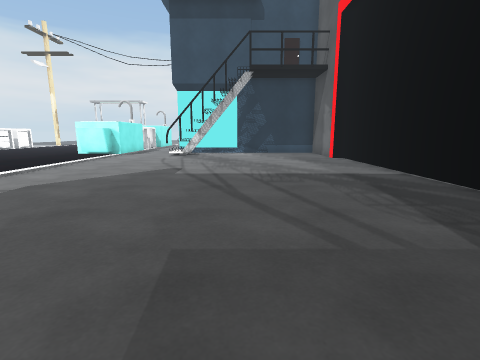
[1] (above)

23 first-person views from a walk through a scene from a Unity 3-D project. The camera is 1.2 m above the floor, tilts 10° down and sees 85° across. The floor is counted in squares, 1 m on a side. Each view is taken from the middle of a square. On the plan, view 1 faces up. The plan holds only what a view shows up to about 12 squares ahead; the rest is blank. The place goes on beyond the plan. The player character is not drawn. Surface patterns are stand-ins for the level's own textures.

[2]
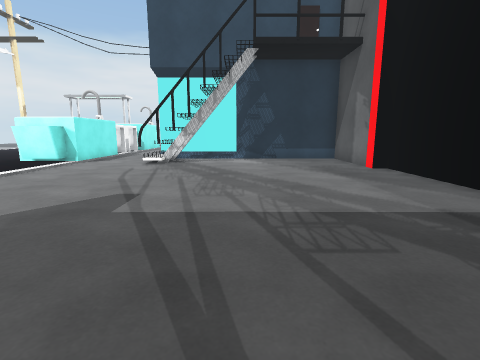

[3]
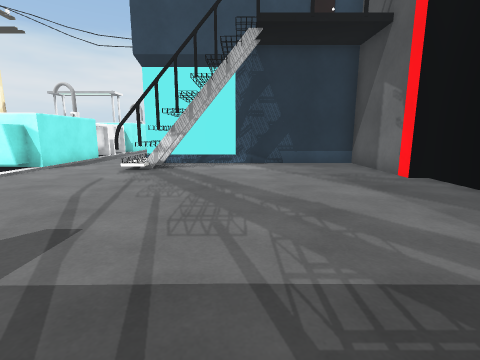

[4]
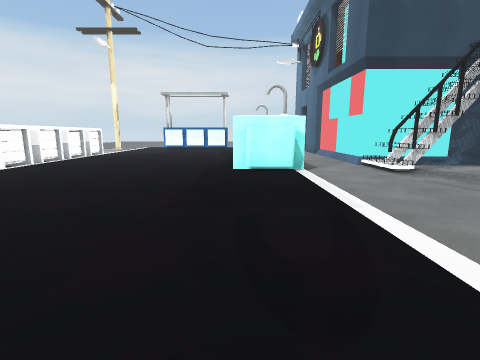

[5]
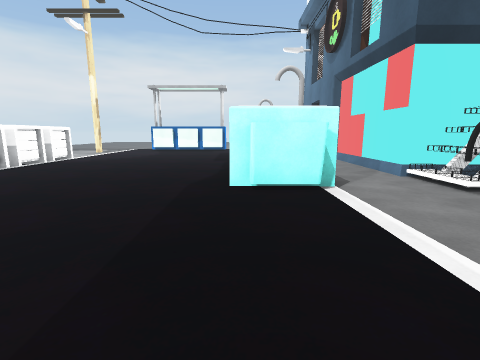

[6]
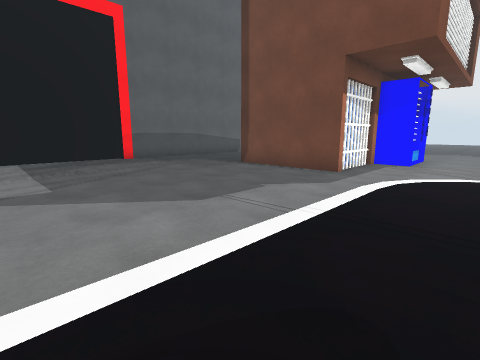

[7]
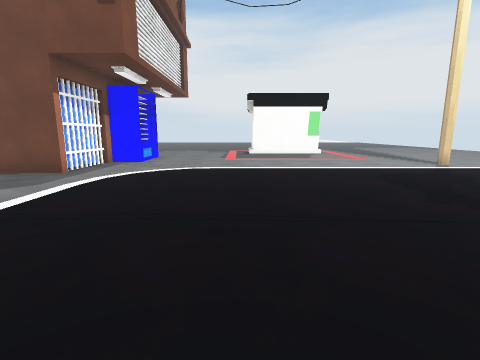

[8]
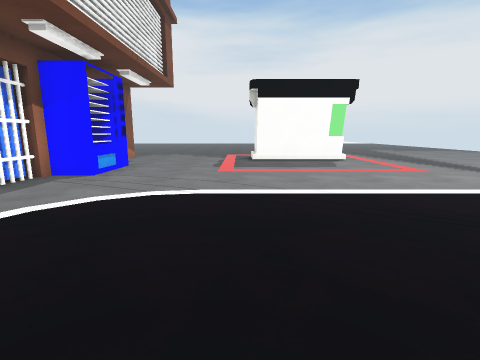

[9]
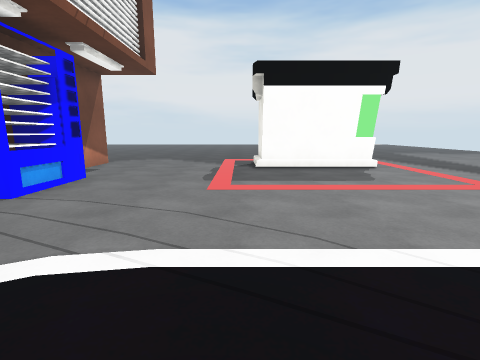

[10]
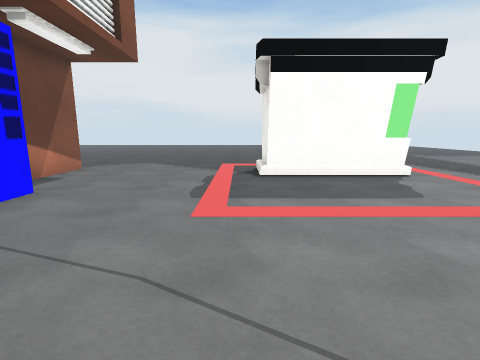

[11]
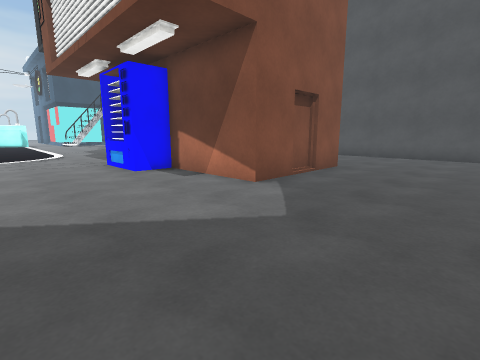

[12]
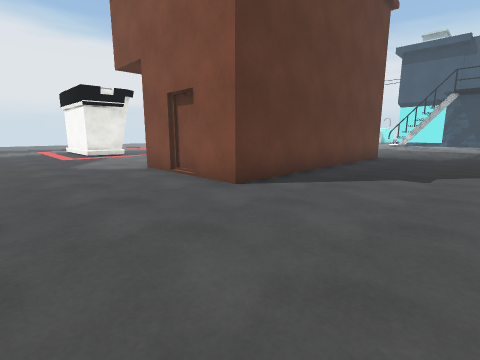

[13]
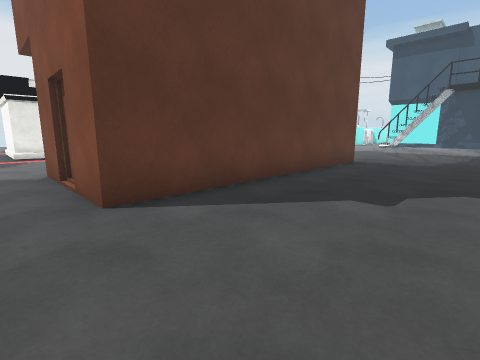

[14]
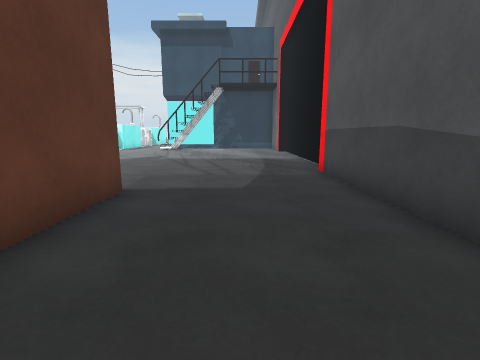

[15]
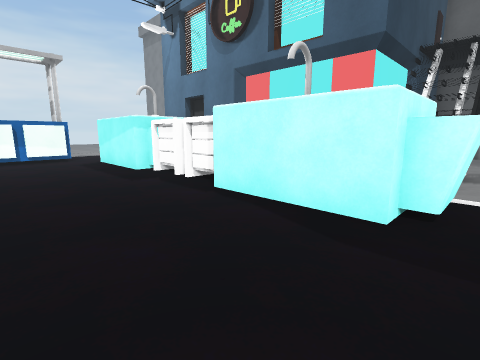

[16]
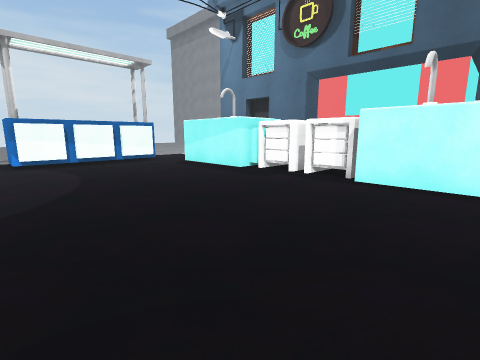

[17]
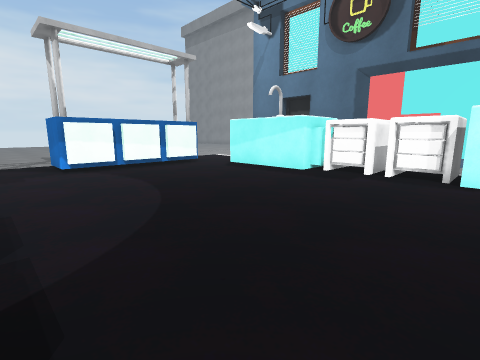

[18]
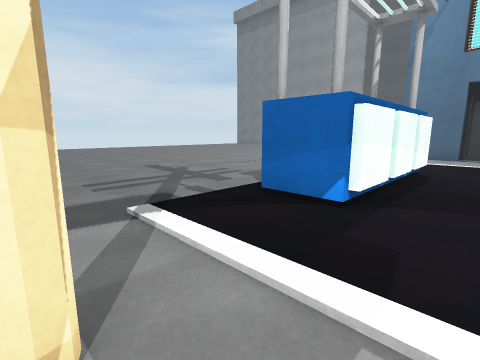

[19]
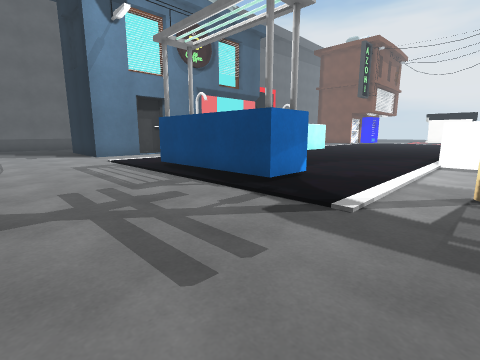

[20]
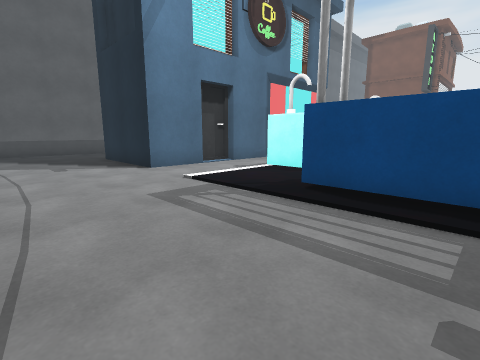

[21]
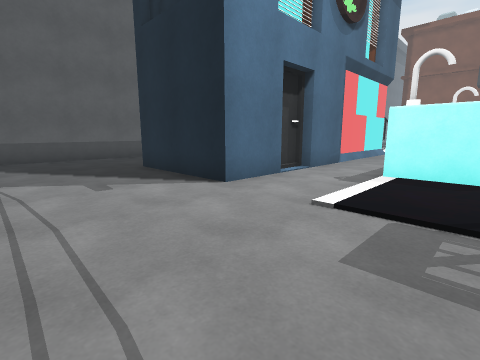

[22]
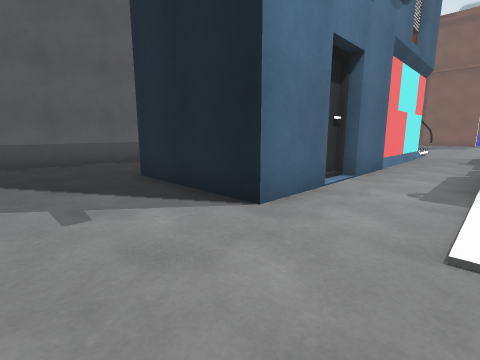

[23]
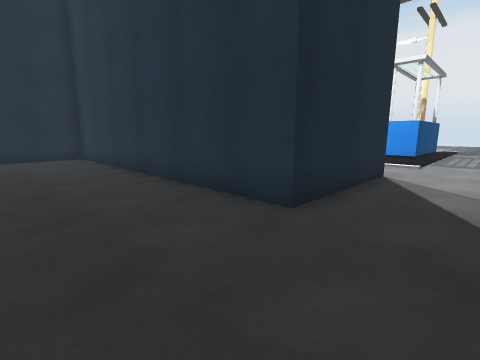

### Floor plan
Key: @ floor where view 1 was taken; # wall or solid block; . floor; = window, fence, low wall or low ledge; O other object.
Columns run from 19 left of view 1 to 5 right of it. Each row starts with its distance up from view 1.
 34 ......................
 33 ........................#
 32 ........................#
 31 ........................#
 30 ...............#####....#
 29 ....OOOOOO.....#   #....#
 28 #...OOOOOO.....#   #....#
 27 #..............##  #....
 26 ..........OOO..#   #....
 25 ..........OOO..#   #....
 24 ..........O  ..#   #....
 23  .........OOO..#   #....
 22 OO........OO ..#   #....
 21 OO........OOO..#   #....
 20 OO........OO ..#   #...
 19 OO........OOO..#   #...
 18 OO........OOO..#   ####
 17  O........OOO..##########
 16  O........O O...##......#
 15  O........OOO..###......#
 14   .........O............#
 13    .....................#
 12     ....................#
 11      ...................#
 10       ..................#
  9        .................#
  8       ..................#
  7       ..................#
  6      ...................#
  5     ....................#
  4    .....................#
  3   ......................#
  2  .......................#
  1 ........................#
  0 ..............#####@....#
 -1 ..............#   #.....#
 -2 ..............#   #.....#
 -3 .............##   #.....
 -4 .............=#   #.....
 -5 .............##   #.....
 -6 .............##   #.....
 -7 ..............#   #.....
 -8 ...##OO#......#   #.....
 -9 ...    #......#####.....
-10 ..     #......##.##.....
-11 ..      ................#
-12         ................#
-13         ................#
-14          ...............

Where each view was taken, in squares from view 1:
view 1: 0 up, 0 right, facing up
view 2: 4 up, 0 right, facing up
view 3: 6 up, 0 right, facing up
view 4: 6 up, 9 left, facing up
view 5: 9 up, 9 left, facing up
view 6: 9 up, 9 left, facing down-right
view 7: 9 up, 11 left, facing down
view 8: 5 up, 11 left, facing down
view 9: 2 up, 11 left, facing down
view 10: 0 up, 11 left, facing down
view 11: 14 down, 10 left, facing up-right
view 12: 14 down, 4 right, facing up-left
view 13: 11 down, 4 right, facing up-left
view 14: 5 down, 2 right, facing up
view 15: 14 up, 13 left, facing up-right
view 16: 16 up, 16 left, facing up-right
view 17: 18 up, 17 left, facing up-right
view 18: 26 up, 19 left, facing up-right
view 19: 34 up, 19 left, facing down-right
view 20: 34 up, 13 left, facing down-right
view 21: 34 up, 9 left, facing down-right
view 22: 33 up, 7 left, facing down-right
view 23: 32 up, 4 right, facing down-left
